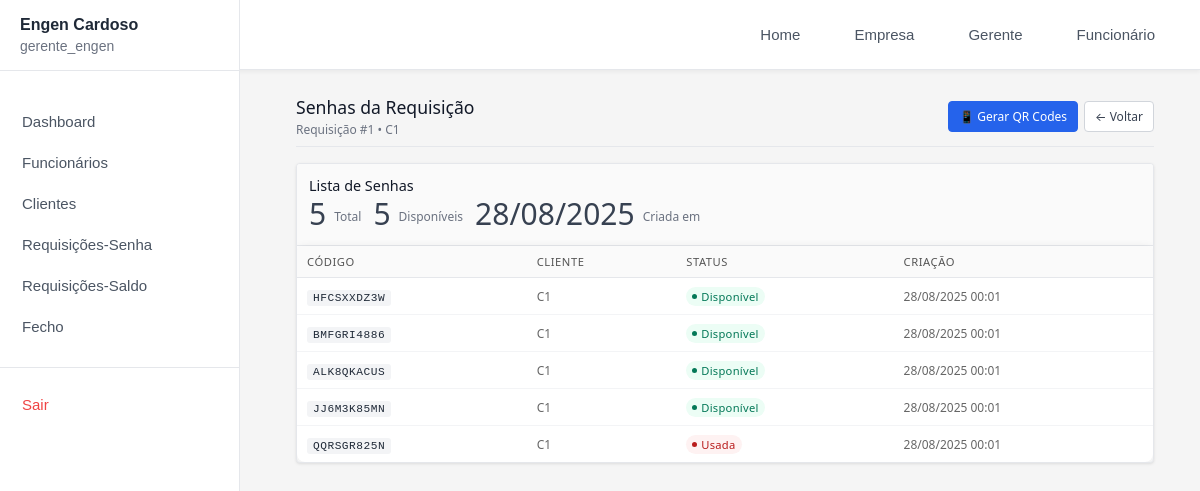
Before: /gerente/requisicoes/1/senhas/ (signed in) with the older database file.
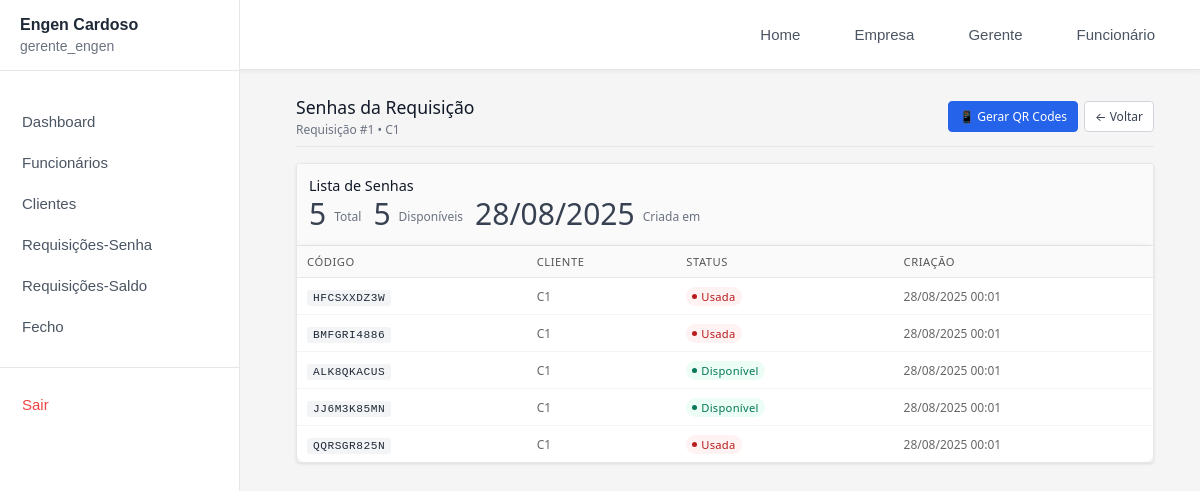
After: the same page with the newer database file.
### gerente/models.py (models this page shows, shortened)
class Senha(models.Model):
    TIPO_COMBUSTIVEL_CHOICES = [
        ('gasolina', 'Gasolina'),
        ('diesel', 'Diesel'),
    ]
    empresa = models.ForeignKey(Empresa, on_delete=models.CASCADE, related_name='senhas', null=True, blank=True)
    codigo = models.CharField(max_length=20, unique=True)
    requisicao = models.ForeignKey(RequisicaoSenhas, on_delete=models.CASCADE, related_name='lista_senhas')
    cliente = models.ForeignKey(Cliente, on_delete=models.CASCADE, related_name='senhas')
    usada = models.BooleanField(default=False)
    data_criacao = models.DateTimeField(auto_now_add=True)
    data_uso = models.DateTimeField(null=True, blank=True)  # Quando foi usada
    funcionario_uso = models.ForeignKey(Funcionario, on_delete=models.SET_NULL, null=True, blank=True, related_name='senhas_escaneadas')  # Quem escaneou
    tipo_combustivel = models.CharField(
        max_length=10,
        choices=TIPO_COMBUSTIVEL_CHOICES,
        null=True,
        blank=True,
        verbose_name="Tipo de Combustível",
        help_text="Tipo de combustível selecionado no momento do uso da senha"
    )
    fecho = models.ForeignKey(Fecho, on_delete=models.SET_NULL, null=True, blank=True, related_name='senhas_usadas')
    class Meta:
        verbose_name = "Senha"
        verbose_name_plural = "Senhas"
        ordering = ['-data_criacao']

class Cliente(models.Model):
   empresa = models.ForeignKey(Empresa, on_delete=models.CASCADE, related_name='clientes', null=True, blank=True)
   nome = models.CharField(max_length=100)
   email = models.EmailField(blank=True, null=True)
   contacto = models.CharField(max_length=20, blank=True, null=True)
   endereco = models.TextField(blank=True, null=True)
   data_criacao = models.DateTimeField(auto_now_add=True)

### gerente/views.py (the view)
# urls.py: path('requisicoes/<int:requisicao_id>/senhas/', views.ver_senhas, name='ver_senhas'),
@login_required(login_url='/gerente/login')
@user_passes_test(is_gerente, login_url='/login')
def ver_senhas(request, requisicao_id):
    empresa = get_empresa_usuario(request.user)
    if not empresa:
        messages.error(request, 'Empresa não encontrada.')
        return redirect('login')
    requisicao = get_object_or_404(RequisicaoSenhas, id=requisicao_id, empresa=empresa)
    senhas = requisicao.lista_senhas.all()
    senhas_disponiveis_count = senhas.filter(usada=False).count()
    context = {
        'requisicao': requisicao,
        'senhas': senhas,
        'senhas_disponiveis_count': senhas_disponiveis_count,
    }
    return render(request, 'gerente/senhas.html', context)

### gerente/context_processors.py (called while the page is built)
def empresa_context(request):
    if request.user.is_authenticated:
        try:
            if hasattr(request.user, 'empresa_gerenciada'):
                return {'empresa_atual': request.user.empresa_gerenciada}
            elif hasattr(request.user, 'funcionario'):
                return {'empresa_atual': request.user.funcionario.empresa}
        except:
            pass
    return {'empresa_atual': None}

### gerente/views.py (called while the page is built)
def is_gerente(user):
  return user.groups.filter(name='Gerente').exists()

def get_empresa_usuario(user):
   try:
       if hasattr(user, 'empresa_gerenciada'):
           return user.empresa_gerenciada
       elif hasattr(user, 'funcionario'):
           return user.funcionario.empresa
   except:
       pass
   return None

### templates/gerente/senhas.html (shortened to what this page needs)
{% extends 'gerente/base.html' %}
{% block content %}
<div class="page-container">
    <div class="page-header">
        <div>
            <h1 class="page-title">Senhas da Requisição</h1>
            <p class="page-subtitle">Requisição #{{ requisicao.id }} • {{ requisicao.cliente.nome }}</p>
        </div>
        <div class="header-actions">
            <a href="{% url 'imprimir_qr_codes' requisicao.id %}" class="btn btn-primary">📱 Gerar QR Codes</a>
            <a href="{% url 'requisicoes' %}" class="btn btn-secondary">← Voltar</a>
        </div>
    </div>
    <div class="content-card">
        <div class="card-header">
            <h2 class="card-title">Lista de Senhas</h2>
            <div class="stats-summary">
                <div class="stat-item"><span class="stat-number">{{ senhas.count }}</span> Total</div>
                <div class="stat-item"><span class="stat-number">{{ senhas|length|add:0 }}</span> Disponíveis</div>
                <div class="stat-item"><span class="stat-number">{{ requisicao.data_criacao|date:"d/m/Y" }}</span>
                    Criada em</div>
            </div>
        </div>
        <div class="table-container">
            {% if senhas %}
            <table class="modern-table">
                <thead>
                    <tr>
                        <th>Código</th>
                        <th>Cliente</th>
                        <th>Status</th>
                        <th>Criação</th>
                    </tr>
                </thead>
                <tbody>
                    {% for senha in senhas %}
                    <tr>
                        <td><span class="senha-code">{{ senha.codigo }}</span></td>
                        <td>{{ senha.cliente.nome }}</td>
                        <td>
                            {% if senha.usada %}
                            <span class="status-badge status-usado"><span class="status-icon"></span> Usada</span>
                            {% else %}
                            <span class="status-badge status-disponivel"><span class="status-icon"></span>
                                Disponível</span>
                            {% endif %}
                        </td>
                        <td>{{ senha.data_criacao|date:"d/m/Y H:i" }}</td>
                    </tr>
                    {% endfor %}
                </tbody>
            </table>
            {% else %}
            <div class="empty-state">
                <div class="empty-state-icon">🔐</div>
                <h3>Nenhuma senha encontrada</h3>
                <p>Não existem senhas geradas para esta requisição.</p>
            </div>
            {% endif %}
        </div>
    </div>
</div>
{% endblock %}

Changed rows visible on the page:
changed Senha "HFCSXXDZ3W": usada "Disponível" → "Usada"
changed Senha "BMFGRI4886": usada "Disponível" → "Usada"
